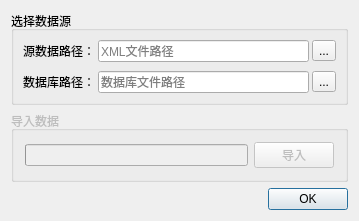
<?xml version="1.0" encoding="UTF-8"?>
<ui version="4.0">
 <class>CDataImportClass</class>
 <widget class="QWidget" name="CDataImportClass">
  <property name="geometry">
   <rect>
    <x>0</x>
    <y>0</y>
    <width>359</width>
    <height>189</height>
   </rect>
  </property>
  <property name="windowTitle">
   <string>数据导入</string>
  </property>
  <property name="windowIcon">
   <iconset resource="CDataImport.qrc">
    <normaloff>:/CDataImport/Resources/import.png</normaloff>:/CDataImport/Resources/import.png</iconset>
  </property>
  <layout class="QGridLayout" name="gridLayout">
   <item row="2" column="0">
    <widget class="QDialogButtonBox" name="buttonBox">
     <property name="standardButtons">
      <set>QDialogButtonBox::Ok</set>
     </property>
    </widget>
   </item>
   <item row="0" column="0">
    <widget class="QGroupBox" name="groupBox">
     <property name="sizePolicy">
      <sizepolicy hsizetype="Preferred" vsizetype="Expanding">
       <horstretch>0</horstretch>
       <verstretch>0</verstretch>
      </sizepolicy>
     </property>
     <property name="title">
      <string>选择数据源</string>
     </property>
     <layout class="QGridLayout" name="gridLayout_3">
      <property name="leftMargin">
       <number>9</number>
      </property>
      <property name="topMargin">
       <number>9</number>
      </property>
      <property name="rightMargin">
       <number>9</number>
      </property>
      <property name="bottomMargin">
       <number>9</number>
      </property>
      <property name="horizontalSpacing">
       <number>3</number>
      </property>
      <property name="verticalSpacing">
       <number>9</number>
      </property>
      <item row="0" column="2">
       <widget class="QToolButton" name="toolButton">
        <property name="toolTip">
         <string>选择XML数据文件</string>
        </property>
        <property name="text">
         <string>...</string>
        </property>
       </widget>
      </item>
      <item row="1" column="0">
       <widget class="QLabel" name="label_2">
        <property name="text">
         <string>数据库路径：</string>
        </property>
       </widget>
      </item>
      <item row="0" column="1">
       <widget class="QLineEdit" name="lineEdit">
        <property name="readOnly">
         <bool>true</bool>
        </property>
        <property name="placeholderText">
         <string>XML文件路径</string>
        </property>
       </widget>
      </item>
      <item row="1" column="1">
       <widget class="QLineEdit" name="lineEdit_db">
        <property name="readOnly">
         <bool>true</bool>
        </property>
        <property name="placeholderText">
         <string>数据库文件路径</string>
        </property>
       </widget>
      </item>
      <item row="1" column="2">
       <widget class="QToolButton" name="toolButton_db">
        <property name="toolTip">
         <string>选择数据库文件</string>
        </property>
        <property name="text">
         <string>...</string>
        </property>
       </widget>
      </item>
      <item row="0" column="0">
       <widget class="QLabel" name="label">
        <property name="text">
         <string>源数据路径：</string>
        </property>
       </widget>
      </item>
     </layout>
     <zorder>toolButton</zorder>
     <zorder>lineEdit</zorder>
     <zorder>lineEdit_db</zorder>
     <zorder>toolButton_db</zorder>
     <zorder>label</zorder>
     <zorder>label_2</zorder>
    </widget>
   </item>
   <item row="1" column="0">
    <widget class="QGroupBox" name="groupBox_im">
     <property name="enabled">
      <bool>false</bool>
     </property>
     <property name="title">
      <string>导入数据</string>
     </property>
     <layout class="QGridLayout" name="gridLayout_2">
      <item row="0" column="1">
       <widget class="QPushButton" name="pushButton">
        <property name="text">
         <string>导入</string>
        </property>
       </widget>
      </item>
      <item row="0" column="0">
       <widget class="QProgressBar" name="progressBar">
        <property name="minimumSize">
         <size>
          <width>0</width>
          <height>0</height>
         </size>
        </property>
        <property name="value">
         <number>0</number>
        </property>
        <property name="textVisible">
         <bool>false</bool>
        </property>
        <property name="orientation">
         <enum>Qt::Horizontal</enum>
        </property>
        <property name="invertedAppearance">
         <bool>false</bool>
        </property>
        <property name="textDirection">
         <enum>QProgressBar::TopToBottom</enum>
        </property>
       </widget>
      </item>
     </layout>
    </widget>
   </item>
  </layout>
 </widget>
 <layoutdefault spacing="6" margin="11"/>
 <resources>
  <include location="CDataImport.qrc"/>
 </resources>
 <connections/>
</ui>
